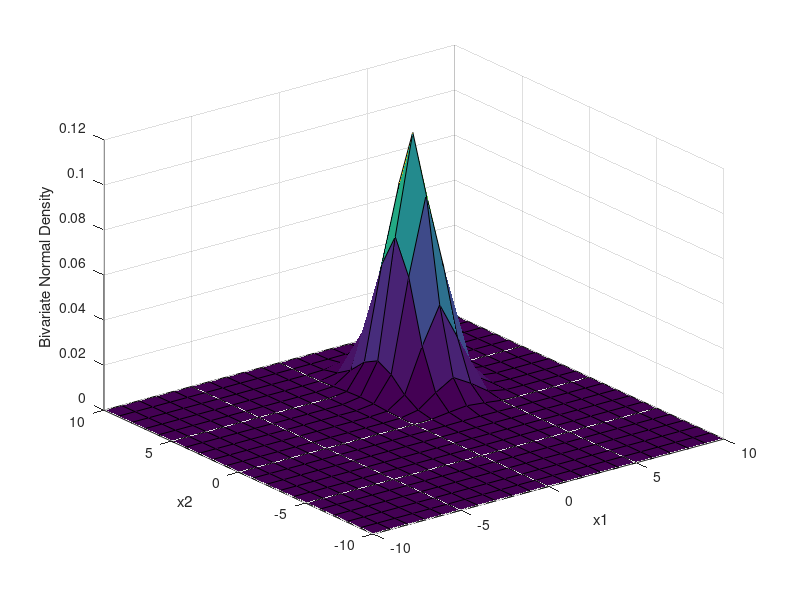

This figure's MATLAB source:
clc;

% Store mean vectors and covariance matrix
mu = [3 4];
sigma = [1 0;0 2];

% Set a random seed
rng default  

% Generate a vector of multivariate normal random numbers
randomNumbers = mvnrnd(mu,sigma,100);

% Plot the distribution
x1 = -10:1:10; 
x2 = -10:1:10;

% Get a meshgrid of the series
[X1,X2] = meshgrid(x1,x2);

% Calculate the multivariate normal pdf
F = mvnpdf([X1(:) X2(:)],mu,sigma);
% Re-shape so it lookz pretty
F = reshape(F,length(x2),length(x1));

surf(x1,x2,F);

%caxis([min(F(:))-.5*range(F(:)),max(F(:))]);
%axis([-10 10 -10 10 0 .15])
xlabel('x1'); ylabel('x2'); zlabel('Bivariate Normal Density');

% Mahalanobis distance
firstPoint = [10 10];
secondPoint = [0 0];
thirdPoint = [3 4];
fourthPoint = [6 8];

% Compute the inverse of the covariance matrix
sigmaInv = inv(sigma);
MD_to_firstPoint = (firstPoint - mu)* sigmaInv * (firstPoint - mu)';
MD_to_secondPoint = (secondPoint - mu)* sigmaInv * (secondPoint - mu)';
MD_to_thirdPoint = (thirdPoint - mu)* sigmaInv * (thirdPoint - mu)';
MD_to_fourthPoint = (fourthPoint - mu)* sigmaInv * (fourthPoint - mu)';

fprintf('The Md dist to the first point is: %f02. \n',MD_to_firstPoint);
fprintf('The Md dist to the second point is: %f02. \n',MD_to_secondPoint);
fprintf('The Md dist to the second point is: %f02. \n',MD_to_thirdPoint);
fprintf('The Md dist to the second point is: %f02. \n',MD_to_fourthPoint);
